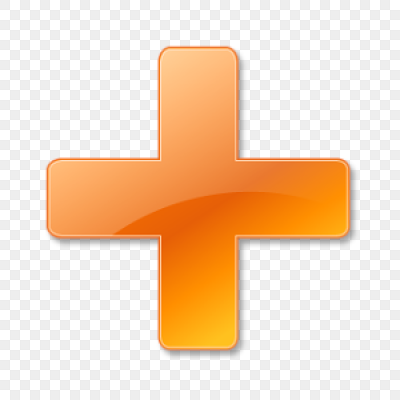
#> input picture MyImage/addV.png, 400 x 400 px
$ python -i publicNumber.py   (imports and definitions only)
#> lines starting #> are read from the running program, lines starting #| are printed output that depends on the picture
import sympy
import xlsxwriter
import numpy as np
import pandas as pd
import geopandas as gpd
from math import *
from tkinter import *
from tkinter.filedialog import *
from tkinter.messagebox import *
from PIL import ImageTk, Image
from matplotlib import pyplot as plt
from MyWindows.myThreading import AnalyseThread
from MyAlgorithm.IDW import IDW


class PublicNumber:
    # 所有PublicNumber类共享,仅在最初类创建时执行一次
    IOutPutDir = 'ImageOutPut'

    def __init__(self):
        self.gdf = pd.DataFrame()
        self.ana_thread = None
        self.image_open_origin = None
        self.image_load = None
        self.image_open = None
        self.plt = plt
        self.var = None
        self.vectorVar = None
        self.pBarMax = 0
        self.width = 0
        self.height = 0
        self.state = 0
        self.topPos = 0.0
        self.leftPos = 0.0
        self.cellSize = 0.0
        self.X0 = []
        self.Y0 = []
        self.Z0 = []
        self.s_list = []  # 读取的原始类二进制数据
        self.titleList = []
        self.treeViewSelections = []  # 选中的节点名列表
        self.ana_dict = {}
        self.tvSelectData = {}  # 导入的文件路径：文件数据(DataFrame)
        self.myContColor = 'hot_r'
        self.colors = {
            '黄-红(默认)': 'hot_r',
            '红-黄': 'hot',
            '白-蓝': 'YlGnBu',
            '蓝-白': 'YlGnBu_r',
            '黑-白': 'gray',
            '白-黑': 'gray_r'
        }
        self.vectorColor = 'black'
        self.vColors = {
            '黑(默认)': 'black',
            '红': 'red',
            '蓝': 'blue',
            '绿': 'green',
            '黄': 'yellow',
            '白': 'white'
        }

    def startAnaThread(self, master, frame0: Frame, vars):
        self.ana_thread = AnalyseThread(target=self.ini, args=(master, frame0, vars))
        self.ana_thread.start()

    def createStringVar(self):
        self.var = StringVar()  # 初始化一个实时更新的字符串

    def createVectorStringVar(self):
        self.vectorVar = StringVar()  # 初始化一个实时更新的字符串

    # [52 lines left out: functions imageLoader, setMyContColor, setVectorColor, clearAll, addVectorFile, not called in this run]

    def openFile(self, frame10):
        if self.state != 0 and self.state < 1:
            showwarning('CscsGIS', '请等待分析完成！')
            return
        try:
            with askopenfile(title='打开文件', filetypes=[('文本文件', '*.txt')]) as f:
                try:
                    frame10.getTreeView().insert('', '0', f.name, text=f.name.split('/')[-1])
                except TclError:
                    showwarning('CscsGIS', f'<{f.name}>文件已导入！')
                else:
                    result = self.read(f.name)
                    (showinfo('CscsGIS', '成功导入数据！'), frame10.getTreeView().updateText()) if result else (
                        frame10.getTreeView().delete(f.name), showwarning('CscsGIS', '数据导入格式错误！'))
        except TypeError:
            pass

    # [281 lines left out: functions read, saveFile, print_in_excel, ini, base_spl, spl and 6 more, not called in this run]


pn = PublicNumber()

>>> import cv2
>>> picture = cv2.imread('../../MyImage/addV.png', cv2.IMREAD_GRAYSCALE)
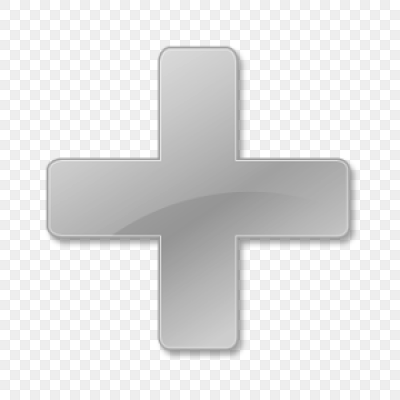
#> picture: shape (400, 400); min 146, max 255, mean 227.5
>>> result = PublicNumber().openFile(picture)
#> the answer given: ../../MyImage/addV.png

$ run again, on MyImage/open.png
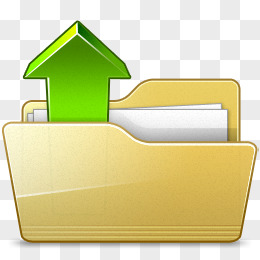
#> input picture MyImage/open.png, 260 x 260 px
#> `picture = cv2.imread('../../MyImage/addV.png', cv2.IMREAD_GRAYSCALE)`:
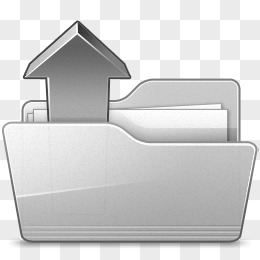
#> picture: shape (260, 260); min 47, max 255, mean 209.1
